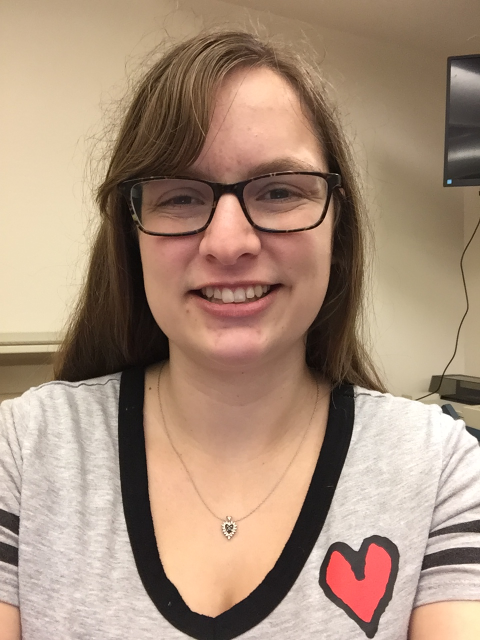
%> input picture Lab1/Victoria_Hall.jpg, 960 x 1280 px (shown at 1/2 size)
$ octave ee152_lab1.m   (GNU Octave 9; MATLAB toolbox functions it lacks are replaced by stand-ins)
%> lines starting %> are read from the running program, lines starting %| are printed output that depends on the picture
%% L1.2
% Import the image into Matlab using imread() function.
% You may want to read Matlab documentation about different functions along
% the way (e.g., doc imread, imwrite).

I = imread('Victoria_Hall.jpg');
%> I is the input picture: size 1280x960x3 uint8; mean R, G, B 168.9, 143.3, 123.3
gray = rgb2gray(I);

%% L1.3
% Display your image using imshow(), image(), imagesc().
% Note that some of these functions do not work with RGB images.
% Convert RGB image to grayscale, if needed, using rgb2gray() for display.
%
% I noticed that the grayscale images are displayed differently when using
% image() and imagesec() in that image() appears more yellow while
% imagesec() shows more depth to the picture.

figure;
imshow(I);
figure;
image(I);
figure;
imagesc(I);
figure;
imshow(gray);
figure;
image(gray);
figure;
imagesc(gray);

%% L1.4
% Resize your image to 256 × 256 resolution using imresize().

I2 = imresize(I, [256 256]);
figure;
imshow(I2);

%% L1.5
% Manually select and crop a region in the image that contains your face alone.
% For instance, if your face lies within a rectangle with corners
% (y_topleft,x_topleft), (y_bottomright, x_bottomright),
% then use face_image = full_image(y_topleft:y_bottomright, x_topleft:x_bottomright,:).

y_topleft = 110;
y_bottomright = 730;
x_topleft = 260;
x_bottomright = 680;
face_image = I(y_topleft:y_bottomright, x_topleft:x_bottomright, :);
figure;
imshow(face_image);

%% L1.6
% Replace the region of your face with a box that has White, Black, Red, Blue, and Green stripes.

width = (x_bottomright - x_topleft) / 5;
height = y_bottomright - y_topleft;

figure;
imshow(I);
rectangle('Position', [x_topleft y_topleft width height], 'FaceColor', 'w');
rectangle('Position', [x_topleft+width y_topleft width height], 'FaceColor', 'k');
rectangle('Position', [x_topleft+(2*width) y_topleft width height], 'FaceColor', 'r');
rectangle('Position', [x_topleft+(3*width) y_topleft width height], 'FaceColor', 'b');
rectangle('Position', [x_topleft+(4*width) y_topleft width height], 'FaceColor', 'g');
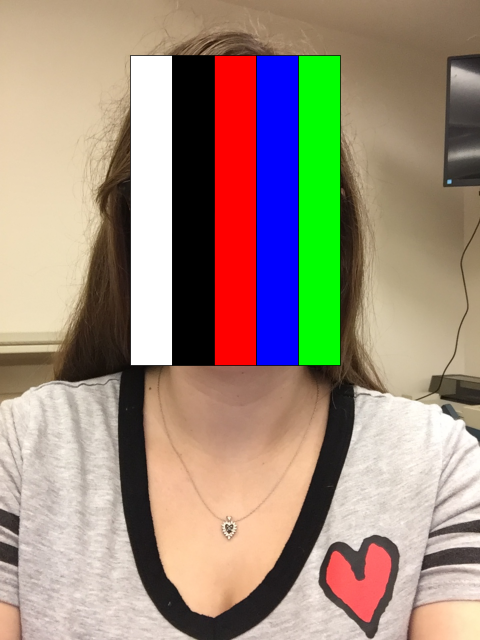
%> figure redrawn from the program's plot data; shown at 1/2 size

%% L1.7
% Resize face image to 64 × 64 resolution.

I3 = imresize(face_image, [64 64]);
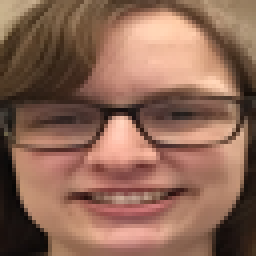
%> I3: size 64x64x3 uint8 (shown 4 times larger); mean R, G, B 141.4, 103, 85.4
figure;
imshow(I3);

%% L1.8
% Save your resized full image and face image using imwrite().

imwrite(I2, 'resized_full_image.jpg');
imwrite(I3, 'resized_face_image.jpg');

I_full = imread('resized_full_image.jpg');
I_face = imread('resized_face_image.jpg');

figure;
imshow(I_full);
figure;
imshow(I_face);

%% L1.9
% Plot a histogram of intensities in your full and face images for each color channel.
% Use hist() to compute histograms and plot() to plot each histogram.

Ir = I(:, :, 1);
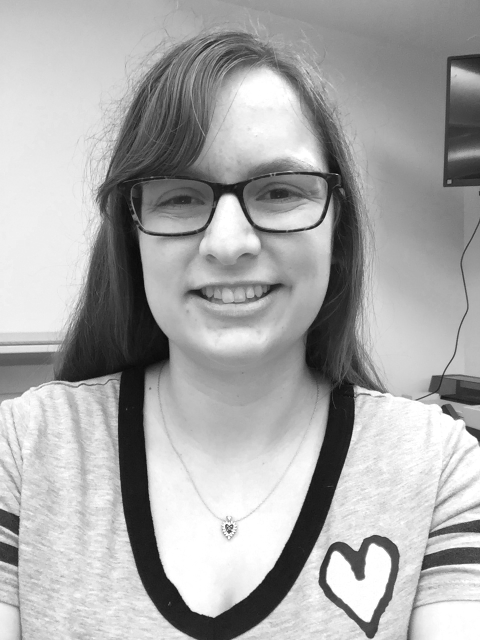
%> Ir: size 1280x960 uint8 (shown at 1/2 size); min 4, max 255, mean 168.9
Ig = I(:, :, 2);
Ib = I(:, :, 3);
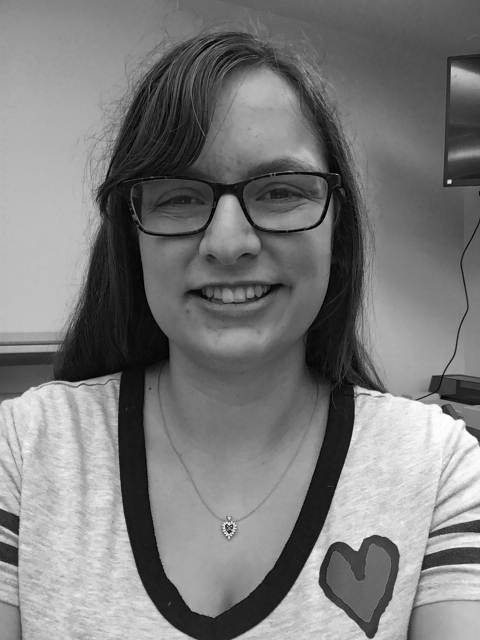
%> Ib: size 1280x960 uint8 (shown at 1/2 size); min 0, max 255, mean 123.3

fr = face_image(:, :, 1);
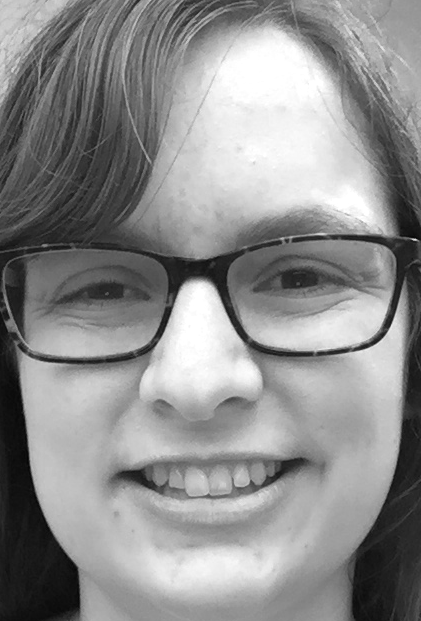
%> fr: size 621x421 uint8; min 4, max 255, mean 141.4
fg = face_image(:, :, 2);
fb = face_image(:, :, 3);
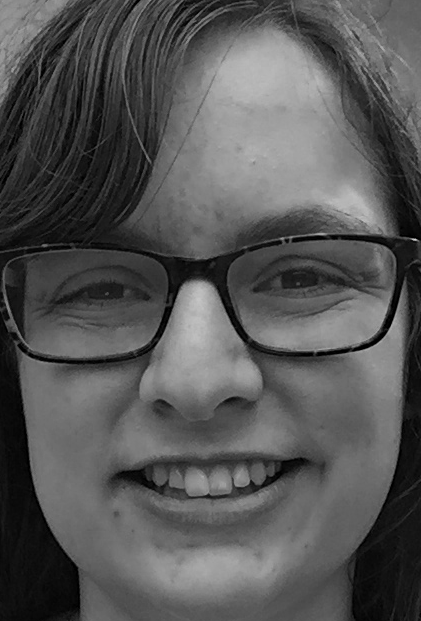
%> fb: size 621x421 uint8; min 0, max 214, mean 85.4

fullr = hist(double(Ir(:)), 255);
%> fullr = 255 values, max 35841 at index 255, min 0 at index 64, mean 4818.8
fullg = hist(double(Ig(:)), 255);
%> fullg = 255 values, max 14145 at index 222, min 33 at index 2, mean 4818.8
fullb = hist(double(Ib(:)), 255);
%> fullb = 255 values, max 12888 at index 188, min 3 at index 254, mean 4818.8

facer = hist(double(fr(:)), 255);
%> facer = 255 values, max 3922 at index 255, min 0 at index 64, mean 1025.3
faceg = hist(double(fg(:)), 255);
%> faceg = 255 values, max 2385 at index 151, min 0 at index 9, mean 1025.3
faceb = hist(double(fb(:)), 255);
%> faceb = 255 values, max 2885 at index 129, min 0 at index 7, mean 1025.3

figure;
bar(fullr, 'r');
title('Full Image Red Channel');
%> figure, not shown here; tallest bar 35841 high, from x = 254.6 to 255.4
figure;
bar(fullg, 'g');
title('Full Image Green Channel');
%> figure, not shown here; tallest bar 14145 high, from x = 221.6 to 222.4
figure;
bar(fullb, 'b');
title('Full Image Blue Channel');
%> figure, not shown here; tallest bar 12888 high, from x = 187.6 to 188.4

figure;
bar(facer, 'r');
title('Face Image Red Channel');
%> figure, not shown here; tallest bar 3922 high, from x = 254.6 to 255.4
figure;
bar(faceg, 'g');
title('Face Image Green Channel');
%> figure, not shown here; tallest bar 2385 high, from x = 150.6 to 151.4
figure;
bar(faceb, 'b');
title('Face Image Blue Channel');
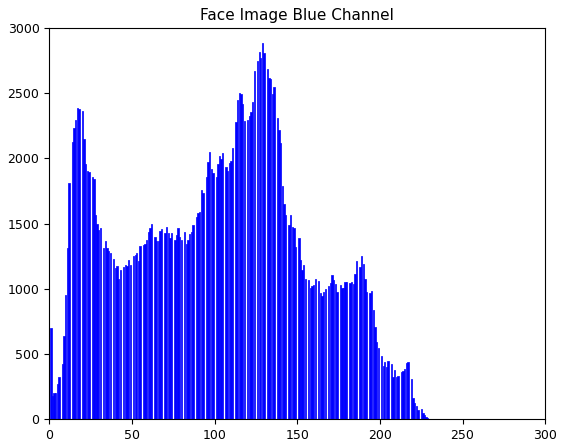
%> figure redrawn from the program's plot data; tallest bar 2885 high, from x = 128.6 to 129.4
